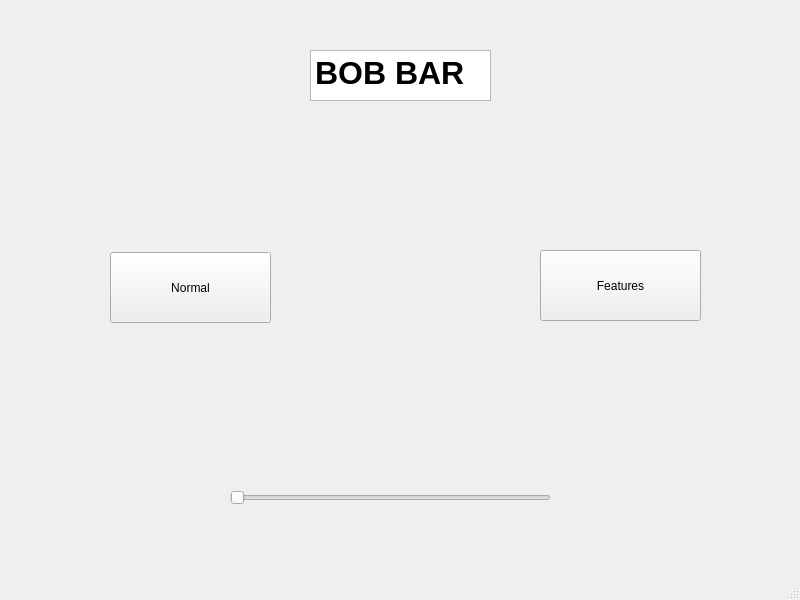
<?xml version="1.0" encoding="UTF-8"?>
<ui version="4.0">
 <class>MainWindow</class>
 <widget class="QMainWindow" name="MainWindow">
  <property name="geometry">
   <rect>
    <x>0</x>
    <y>0</y>
    <width>800</width>
    <height>600</height>
   </rect>
  </property>
  <property name="windowTitle">
   <string>MainWindow</string>
  </property>
  <widget class="QWidget" name="centralwidget">
   <widget class="QTextBrowser" name="textBrowser">
    <property name="geometry">
     <rect>
      <x>310</x>
      <y>50</y>
      <width>181</width>
      <height>51</height>
     </rect>
    </property>
    <property name="autoFillBackground">
     <bool>true</bool>
    </property>
    <property name="html">
     <string>&lt;!DOCTYPE HTML PUBLIC &quot;-//W3C//DTD HTML 4.0//EN&quot; &quot;http://www.w3.org/TR/REC-html40/strict.dtd&quot;&gt;
&lt;html&gt;&lt;head&gt;&lt;meta name=&quot;qrichtext&quot; content=&quot;1&quot; /&gt;&lt;style type=&quot;text/css&quot;&gt;
p, li { white-space: pre-wrap; }
&lt;/style&gt;&lt;/head&gt;&lt;body style=&quot; font-family:'Sans Serif'; font-size:9pt; font-weight:400; font-style:normal;&quot;&gt;
&lt;p style=&quot; margin-top:0px; margin-bottom:0px; margin-left:0px; margin-right:0px; -qt-block-indent:0; text-indent:0px;&quot;&gt;&lt;span style=&quot; font-size:24pt; font-weight:600;&quot;&gt;BOB BAR&lt;/span&gt;&lt;/p&gt;&lt;/body&gt;&lt;/html&gt;</string>
    </property>
   </widget>
   <widget class="QPushButton" name="pushButton">
    <property name="geometry">
     <rect>
      <x>110</x>
      <y>252</y>
      <width>161</width>
      <height>71</height>
     </rect>
    </property>
    <property name="text">
     <string>Normal</string>
    </property>
   </widget>
   <widget class="QPushButton" name="pushButton_2">
    <property name="geometry">
     <rect>
      <x>540</x>
      <y>250</y>
      <width>161</width>
      <height>71</height>
     </rect>
    </property>
    <property name="text">
     <string>Features</string>
    </property>
   </widget>
   <widget class="QSlider" name="horizontalSlider">
    <property name="geometry">
     <rect>
      <x>230</x>
      <y>490</y>
      <width>321</width>
      <height>16</height>
     </rect>
    </property>
    <property name="maximum">
     <number>100</number>
    </property>
    <property name="orientation">
     <enum>Qt::Horizontal</enum>
    </property>
   </widget>
  </widget>
  <widget class="QMenuBar" name="menubar">
   <property name="geometry">
    <rect>
     <x>0</x>
     <y>0</y>
     <width>800</width>
     <height>20</height>
    </rect>
   </property>
  </widget>
  <widget class="QStatusBar" name="statusbar"/>
 </widget>
 <resources/>
 <connections>
  <connection>
   <sender>pushButton</sender>
   <signal>clicked()</signal>
   <receiver>MainWindow</receiver>
   <slot>close()</slot>
   <hints>
    <hint type="sourcelabel">
     <x>183</x>
     <y>276</y>
    </hint>
    <hint type="destinationlabel">
     <x>304</x>
     <y>156</y>
    </hint>
   </hints>
  </connection>
  <connection>
   <sender>pushButton</sender>
   <signal>clicked()</signal>
   <receiver>MainWindow</receiver>
   <slot>normal()</slot>
   <hints>
    <hint type="sourcelabel">
     <x>219</x>
     <y>293</y>
    </hint>
    <hint type="destinationlabel">
     <x>391</x>
     <y>213</y>
    </hint>
   </hints>
  </connection>
 </connections>
 <slots>
  <slot>normal()</slot>
 </slots>
</ui>
